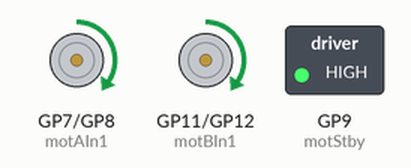
This program was run on a simulated Raspberry Pi Pico running MicroPython. Shown: motor-driver pin pairs drawn as motors (green arrow = first pin HIGH = forward, orange = second pin HIGH = backward, longer = more drive, scaled by the enable pin, stopped while the standby pin is LOW), switched loads named in the program (green lamp = pin HIGH).

Above: at 1.0 s.
At 3.0 s:
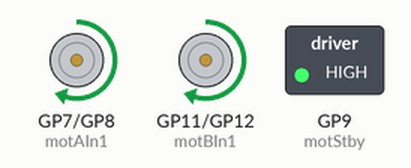
At 7.0 s:
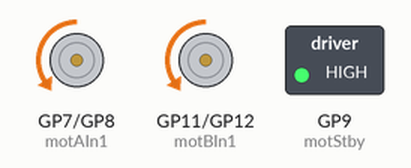
At 11.0 s:
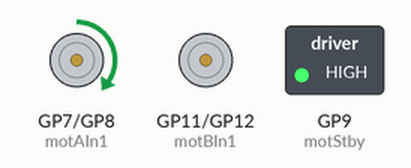
At 15.0 s:
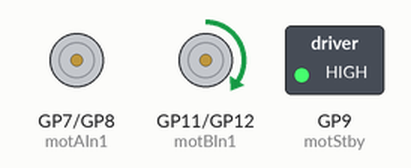
At 17.0 s:
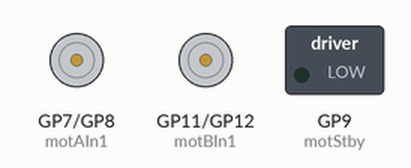
Timing chart, 0 to 20.7 s (numbered marks = the images above):
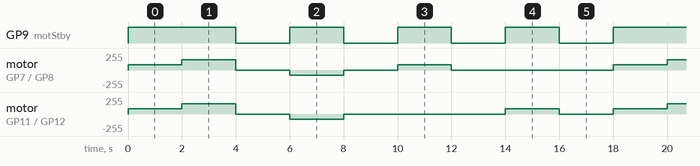

Measured:
- by itself, GP9 (motStby): goes HIGH 4.0 s, 3 × (LOW 2.0 s, HIGH 2.0 s), LOW 2.0 s, HIGH 4.0 s, 3 × (LOW 2.0 s, HIGH 2.0 s), LOW 2.0 s, then HIGH
- by itself, motor on GP7 (motAIn1) / GP8 (motAIn2): repeats every 18.0 s: forward 156/255 2.0 s, stopped 2.0 s, backward 78/255 2.0 s, stopped 2.0 s, forward 78/255 2.0 s, stopped 6.0 s, forward 78/255 2.0 s
- by itself, motor on GP11 (motBIn1) / GP12 (motBIn2): repeats every 18.0 s: forward 156/255 2.0 s, stopped 2.0 s, backward 78/255 2.0 s, stopped 6.0 s, forward 78/255 2.0 s, stopped 2.0 s, forward 78/255 2.0 s

The program:

buch-rpi-pico-kap4-roboter.py
```python
# Pico - Ansteuerung Roboter
# Datei: buch-rpi-pico-kap4-roboter.py


#Bibliotheken
import machine
import utime

#Variablen
motStby=machine.Pin(9, machine.Pin.OUT)
#Motor A
motAPWM = machine.PWM(machine.Pin(6))
motAPWM.freq(1000)
motAIn1=machine.Pin(7, machine.Pin.OUT)
motAIn2=machine.Pin(8, machine.Pin.OUT)

#Motor B
motBPWM = machine.PWM(machine.Pin(10))
motBPWM.freq(1000)
motBIn1=machine.Pin(11, machine.Pin.OUT)
motBIn2=machine.Pin(12, machine.Pin.OUT)

#Funktionen
def RobVor(speed):
	#Vorwärts
    motAPWM.duty_u16(speed)
    motBPWM.duty_u16(speed)
    motAIn1.value(1)
    motAIn2.value(0)
    motBIn1.value(1)
    motBIn2.value(0)

def RobRueck(speed):
    #Rückwärts
    motAPWM.duty_u16(speed)
    motBPWM.duty_u16(speed)
    motAIn1.value(0)
    motAIn2.value(1)
    motBIn1.value(0)
    motBIn2.value(1)

def RobRechts(speed):
    #Rechts
    motAPWM.duty_u16(speed)
    motBPWM.duty_u16(0)
    motAIn1.value(1)
    motAIn2.value(0)
    motBIn1.value(0)
    motBIn2.value(0)

def RobLinks(speed):
    #Links
    motAPWM.duty_u16(0)
    motBPWM.duty_u16(speed)
    motAIn1.value(0)
    motAIn2.value(0)
    motBIn1.value(1)
    motBIn2.value(0)

def RobStop():
    #Stopp
    motStby.value(0)


#Hauptprogramm
while True:
    motStby.value(1)
    #Vorwärts
    RobVor(20000)
    utime.sleep(2)
    RobVor(40000)
    utime.sleep(2)
    #Stopp
    RobStop()
    utime.sleep(2)
    #Rückwärts
    motStby.value(1)
    RobRueck(20000)
    utime.sleep(2)
    #Stop
    RobStop()
    utime.sleep(2)
    #Rechts
    motStby.value(1)
    RobRechts(20000)
    utime.sleep(2)
    #Stop
    RobStop()
    utime.sleep(2)
    #Links
    motStby.value(1)
    RobLinks(20000)
    utime.sleep(2)
    #Stop
    RobStop()
    utime.sleep(2)
```
